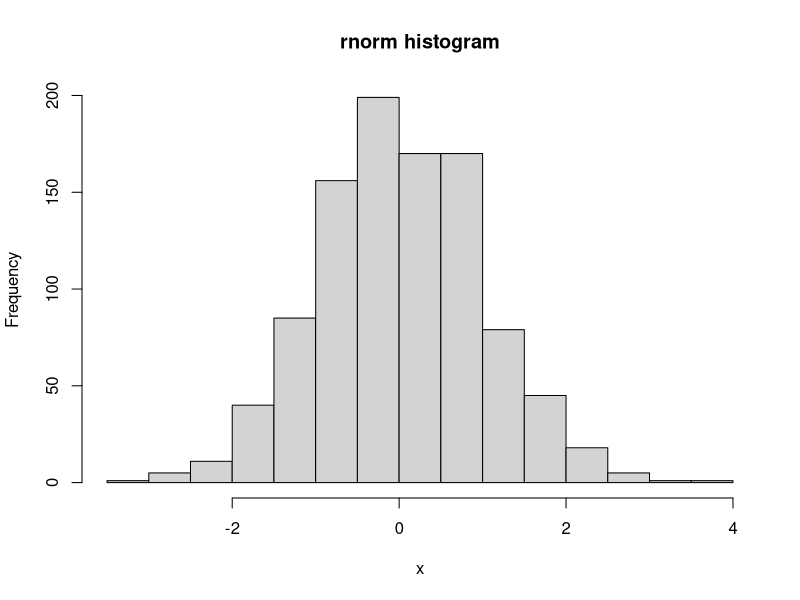

This figure's R source:
## ---- chunk 1
x <- rnorm(986)
x
## ---- chunk 2
set.seed(13489)
hist(x, main = "rnorm histogram")
